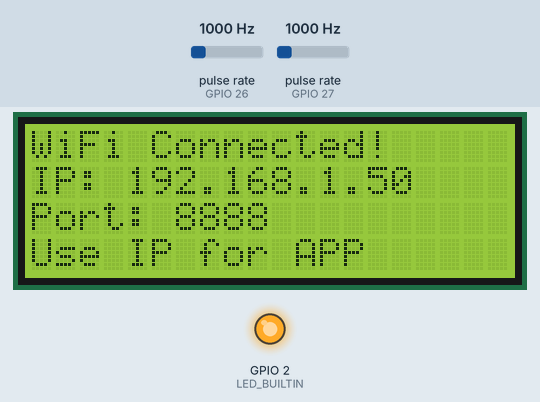
Simulated run of this sketch. Board: ESP32. Parts: 20×4 character LCD, output pins drawn as LEDs (lit = HIGH). Wiring (inferred from the names in the program): 2 × pulse sensor: data GPIO 26 / data GPIO 27. Inputs (shaded band) come from the test bench; at power-on: pulse rate (sensors on GPIO 26, GPIO 27) 1000 Hz. WiFi joins after 1.5 s; servers stay silent unless stated; what the sketch prints to the serial monitor is not drawn.

Above: at 3.3 s.
3.4 s: pulse rate (sensor on GPIO 26) set to 100 Hz
At 5.1 s:
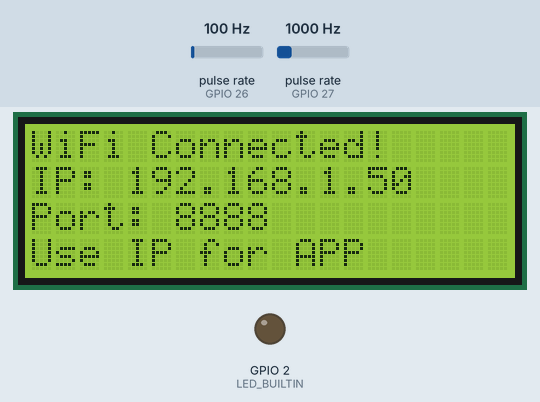
6.4 s: pulse rate (sensor on GPIO 27) set to 3750 Hz
9.4 s: pulse rate (sensor on GPIO 26) set to 1250 Hz
12.4 s: pulse rate (sensor on GPIO 27) set to 4900 Hz
At 13.6 s:
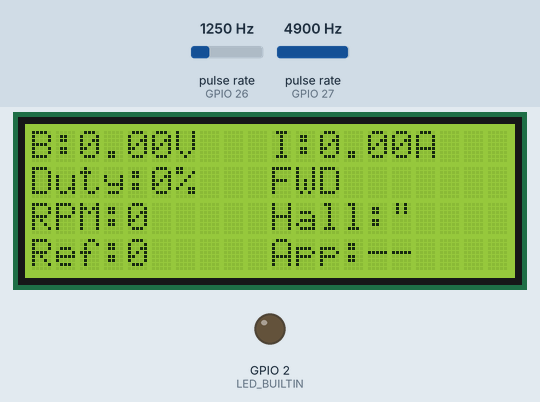
15.4 s: pulse rate (sensor on GPIO 26) set to 2500 Hz
At 16.1 s:
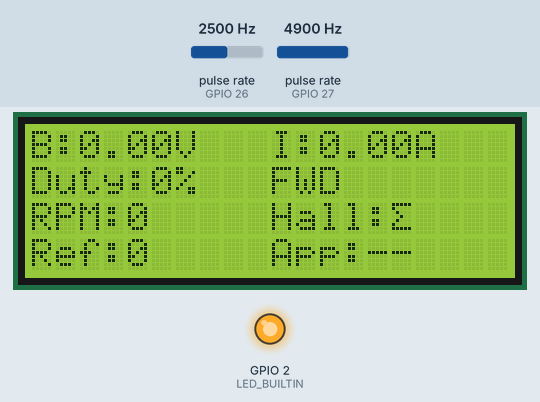
18.4 s: pulse rate (sensor on GPIO 27) set to 100 Hz
At 23.4 s:
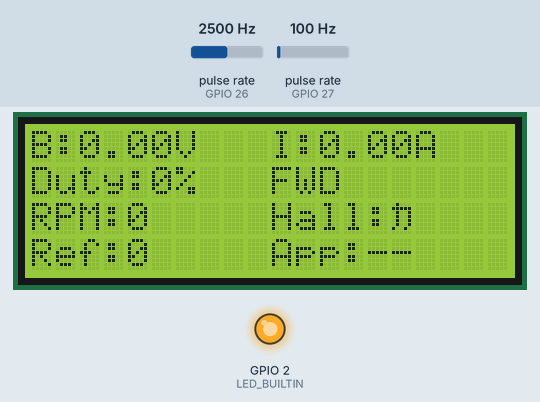
Timing chart, 0 to 25.7 s (numbered marks = the images above; inputs shaded):
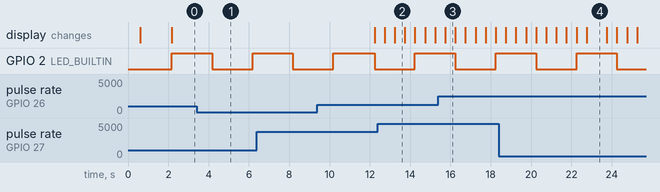

The sketch:

esp32_bridge.ino
```cpp
#include <WiFi.h>
#include <Wire.h>
#include <LiquidCrystal_I2C.h>

// WiFi
#define WIFI_SSID           "PAB"
#define WIFI_PASSWORD       "12345678"
#define TCP_PORT            8888

// UART to VESC
#define VESC_UART_NUM       2
#define VESC_RX_PIN         16
#define VESC_TX_PIN         17
#define VESC_BAUD_RATE      115200
#define VESC_RX_BUFFER_SIZE 2048

// Hall sensor (2 channels)
#define HALL1_PIN           27      // H1: RPM count (rising edge)
#define HALL2_PIN           26      // H2: direction
#define PULSES_PER_REV      2       // 4 poles = 2 pole pairs
#define HALL_DEBOUNCE_US    200
#define HALL_WINDOW_MS      300     // RPM calculation window

#ifndef LED_BUILTIN
#define LED_BUILTIN         2
#endif

// Timing
#define REMOTE_TIMEOUT_MS   3000
#define LCD_UPDATE_MS       500
#define IP_DISPLAY_MS       10000
#define TCP_HEALTH_CHECK_MS 1000
#define DATA_TIMEOUT_MS     50

LiquidCrystal_I2C lcd(0x27, 20, 4);
WiFiServer tcpServer(TCP_PORT);
WiFiClient tcpClient;
HardwareSerial vescUART(VESC_UART_NUM);

bool clientConnected = false;
bool showingIP = false;
unsigned long lastCommandTime = 0;
unsigned long lastLCDupdate = 0;
unsigned long wifiConnectTime = 0;
unsigned long lastTCPHealthCheck = 0;

struct VESCData {
    float voltage = 0.0;
    float current = 0.0;
    float duty = 0.0;
    float rpm_ref = 0.0;
    float rpm_vesc = 0.0;
    float temp_mosfet = 0.0;
    float temp_motor = 0.0;
    unsigned long timestamp = 0;
};
VESCData currentData;
String direction = "FWD";

// Hall sensor state (2-channel quadrature)
volatile uint32_t hallCount = 0;
unsigned long lastHallWindow = 0;
int rpm_hall = 0;

// Direction detection
volatile uint8_t prevCode = 0xFF;    // (H2<<1)|H1, previous
volatile uint8_t lastH1 = 0xFF;      // H1 level, previous
volatile int8_t dirAcc = 0;          // direction accumulator (+FWD / -REV)
int8_t hallDir = 0;                  // -1 REV, 0 STOP, +1 FWD
String hallDirStr = "STOP";

// Quadrature direction lookup table
int8_t dirLUT[4][4] = {
/* prev -> curr:    00  01  10  11 */
 /* 00 */          {  0, +1, -1,  0 },
 /* 01 */          { -1,  0,  0, +1 },
 /* 10 */          { +1,  0,  0, -1 },
 /* 11 */          {  0, -1, +1,  0 }
};

// UART ring buffer
#define UART_RING_SIZE 512
char uartRing[UART_RING_SIZE];
volatile int writeIdx = 0;
volatile int readIdx = 0;

inline void handleHallEdges() {
    static unsigned long last_us = 0;
    unsigned long now = micros();
    if (now - last_us < HALL_DEBOUNCE_US) return;
    last_us = now;

    uint8_t h1 = digitalRead(HALL1_PIN) & 1;
    uint8_t h2 = digitalRead(HALL2_PIN) & 1;
    uint8_t code = (h2 << 1) | h1;

    // RPM count: rising edge of H1
    uint8_t pH1 = lastH1;
    lastH1 = h1;
    if (pH1 != 0xFF && pH1 == 0 && h1 == 1) {
        hallCount++;
    }

    // Direction from quadrature transition
    uint8_t p = prevCode;
    prevCode = code;
    if (p <= 3 && code <= 3 && p != code) {
        int8_t step = dirLUT[p][code]; // +1 FWD, -1 REV, 0 invalid
        if (step != 0) dirAcc += step;
    }
}

void IRAM_ATTR H1_ISR_CHANGE() { handleHallEdges(); }
void IRAM_ATTR H2_ISR_CHANGE() { handleHallEdges(); }

void setup() {
    Serial.begin(115200);
    delay(500);

    Serial.println("\nESP32 VESC Bridge");
    Serial.println("- Non-blocking TCP");
    Serial.println("- Ring buffer UART");
    Serial.println("- 2-channel Hall with direction");
    Serial.println("- Timestamped data");

    pinMode(LED_BUILTIN, OUTPUT);

    lcd.init();
    lcd.backlight();
    lcd.clear();
    lcd.setCursor(2, 0);
    lcd.print("VESC CONTROLLER");
    lcd.setCursor(2, 2);
    lcd.print("Connecting WiFi");
    lcd.setCursor(3, 3);
    lcd.print("Please wait...");

    pinMode(HALL1_PIN, INPUT_PULLUP);
    pinMode(HALL2_PIN, INPUT_PULLUP);

    lastH1   = digitalRead(HALL1_PIN) & 1;
    prevCode = ((digitalRead(HALL2_PIN) & 1) << 1) | (lastH1 & 1);

    attachInterrupt(digitalPinToInterrupt(HALL1_PIN), H1_ISR_CHANGE, CHANGE);
    attachInterrupt(digitalPinToInterrupt(HALL2_PIN), H2_ISR_CHANGE, CHANGE);

    Serial.printf("Hall Sensor: H1=%d H2=%d Pairs=%d Window=%dms\n",
                  HALL1_PIN, HALL2_PIN, PULSES_PER_REV, HALL_WINDOW_MS);

    vescUART.setRxBufferSize(VESC_RX_BUFFER_SIZE);
    vescUART.begin(VESC_BAUD_RATE, SERIAL_8N1, VESC_RX_PIN, VESC_TX_PIN);
    Serial.printf("VESC UART: RX=%d TX=%d @ %d baud (Buffer: %d bytes)\n",
                  VESC_RX_PIN, VESC_TX_PIN, VESC_BAUD_RATE, VESC_RX_BUFFER_SIZE);

    WiFi.mode(WIFI_STA);
    WiFi.begin(WIFI_SSID, WIFI_PASSWORD);

    Serial.print("Connecting to WiFi");
    while (WiFi.status() != WL_CONNECTED) {
        delay(500);
        Serial.print(".");
    }

    Serial.println();
    Serial.printf("Connected! IP: %s:%d\n", WiFi.localIP().toString().c_str(), TCP_PORT);

    lcd.clear();
    lcd.setCursor(0, 0);
    lcd.print("WiFi Connected!");
    lcd.setCursor(0, 1);
    lcd.print("IP: ");
    lcd.print(WiFi.localIP().toString());
    lcd.setCursor(0, 2);
    lcd.print("Port: ");
    lcd.print(TCP_PORT);
    lcd.setCursor(0, 3);
    lcd.print("Use IP for APP");

    wifiConnectTime = millis();
    showingIP = true;

    tcpServer.begin();
    tcpServer.setNoDelay(true);

    lastHallWindow = millis();
}

void loop() {
    unsigned long now = millis();

    if (showingIP && (now - wifiConnectTime > IP_DISPLAY_MS)) {
        showingIP = false;
        lcd.clear();
    }

    handleTCPConnection();
    processUARTData(); // priority: keep the UART ring buffer drained

    if (clientConnected) {
        processTCPCommands();
    }

    calculateHallRPM();

    if (!showingIP && (now - lastLCDupdate > LCD_UPDATE_MS)) {
        updateLCD();
        lastLCDupdate = now;
    }

    static unsigned long lastBlink = 0;
    if (now - lastBlink > (clientConnected ? 500 : 2000)) {
        lastBlink = now;
        digitalWrite(LED_BUILTIN, !digitalRead(LED_BUILTIN));
    }

    yield();
}

void handleTCPConnection() {
    if (!clientConnected) {
        if (tcpServer.hasClient()) {
            tcpClient = tcpServer.available();
            if (tcpClient) {
                clientConnected = true;
                lastCommandTime = millis();
                tcpClient.setNoDelay(true);

                Serial.println("Qt App connected!");
                tcpClient.println("Connected to VESC Bridge");
            }
        }
    } else {
        if (!tcpClient.connected()) {
            Serial.println("Client disconnected");
            tcpClient.stop();
            clientConnected = false;
            vescUART.println("remote off");
            return;
        }

        unsigned long now = millis();
        if (now - lastTCPHealthCheck > TCP_HEALTH_CHECK_MS) {
            lastTCPHealthCheck = now;

            int available = tcpClient.availableForWrite();
            if (available < 256) {
                Serial.printf("WARNING: TCP TX buffer low: %d bytes\n", available);
            }
        }
    }
}

void processUARTData() {
    int available = vescUART.available();
    int processed = 0;

    while (available > 0 && processed < 128) {
        int nextWrite = (writeIdx + 1) % UART_RING_SIZE;
        if (nextWrite == readIdx) break;

        uartRing[writeIdx] = vescUART.read();
        writeIdx = nextWrite;
        available--;
        processed++;
    }

    static String lineBuffer = "";
    static unsigned long lastDataTime = 0;
    lineBuffer.reserve(128);

    while (readIdx != writeIdx) {
        char c = uartRing[readIdx];
        readIdx = (readIdx + 1) % UART_RING_SIZE;

        if (c == '\n') {
            unsigned long now = millis();

            if (parseVESCData(lineBuffer, now)) {
                if (now - lastDataTime >= DATA_TIMEOUT_MS) {
                    sendDataToClient(lineBuffer);
                    lastDataTime = now;
                }
            } else if (clientConnected) {
                tcpClient.println(lineBuffer);
            }

            lineBuffer = "";
        } else if (c != '\r' && lineBuffer.length() < 120) {
            lineBuffer += c;
        }
    }
}

bool parseVESCData(const String& data, unsigned long timestamp) {
    int commaCount = 0;
    for (int i = 0; i < data.length(); i++) {
        if (data[i] == ',') commaCount++;
    }

    if (commaCount != 6) return false;

    int idx[7] = {0};
    int pos = 0;

    for (int i = 0; i < 6; i++) {
        idx[i] = data.indexOf(',', pos);
        if (idx[i] == -1) return false;
        pos = idx[i] + 1;
    }
    idx[6] = data.length();

    currentData.voltage = data.substring(0, idx[0]).toFloat();
    currentData.current = data.substring(idx[0] + 1, idx[1]).toFloat();
    currentData.duty = data.substring(idx[1] + 1, idx[2]).toFloat();
    currentData.rpm_ref = data.substring(idx[2] + 1, idx[3]).toFloat();
    currentData.rpm_vesc = data.substring(idx[3] + 1, idx[4]).toFloat();
    currentData.temp_mosfet = data.substring(idx[4] + 1, idx[5]).toFloat();
    currentData.temp_motor = data.substring(idx[5] + 1, idx[6]).toFloat();
    currentData.timestamp = timestamp;

    direction = (currentData.rpm_ref >= 0) ? "FWD" : "REV";

    return true;
}

void sendDataToClient(const String& data) {
    if (!clientConnected) return;

    int written = tcpClient.print(data);
    tcpClient.print('\n');

    if (written == 0) {
        Serial.println("WARNING: TCP write failed");
    }
}

void processTCPCommands() {
    if (!tcpClient.available()) return;

    String command = tcpClient.readStringUntil('\n');
    command.trim();

    if (command.length() > 0) {
        lastCommandTime = millis();
        vescUART.println(command);

        if (!command.startsWith("setrpm")) {
            Serial.printf("Qt -> VESC: %s\n", command.c_str());
        }
    }
}

void calculateHallRPM() {
    unsigned long now = millis();

    if (now - lastHallWindow >= HALL_WINDOW_MS) {
        lastHallWindow = now;

        noInterrupts();
        uint32_t n = hallCount;
        hallCount = 0;
        int8_t acc = dirAcc;
        dirAcc = 0;
        interrupts();

        int rpmNew = 0;
        if (n > 0) {
            rpmNew = (int)((60.0f * n * 1000.0f) / (PULSES_PER_REV * (float)HALL_WINDOW_MS));
        }

        // Simple exponential smoothing
        rpm_hall = (rpm_hall == 0) ? rpmNew : (int)(rpm_hall * 0.6f + rpmNew * 0.4f);

        // Require |acc| >= 2 before confirming direction, to reject jitter
        if (acc >= 2) {
            hallDir = +1;
            hallDirStr = "FWD";
        } else if (acc <= -2) {
            hallDir = -1;
            hallDirStr = "REV";
        } else if (rpm_hall == 0) {
            hallDir = 0;
            hallDirStr = "STOP";
        }

        if (rpm_hall > 0 || hallDir != 0) {
            Serial.printf("Hall: n=%u rpm=%d acc=%d dir=%s\n",
                         n, rpm_hall, acc, hallDirStr.c_str());
        }
    }
}

void updateLCD() {
    lcd.clear();

    lcd.setCursor(0, 0);
    lcd.print("B:");
    lcd.print(currentData.voltage, 2);
    lcd.print("V");

    lcd.setCursor(10, 0);
    lcd.print("I:");
    lcd.print(abs(currentData.current), 2);
    lcd.print("A");

    lcd.setCursor(0, 2);
    lcd.print("RPM:");
    lcd.print(abs(currentData.rpm_vesc), 0);

    lcd.setCursor(0, 3);
    lcd.print("Ref:");
    lcd.print(abs(currentData.rpm_ref), 0);

    lcd.setCursor(0, 1);
    lcd.print("Duty:");
    lcd.print(abs(currentData.duty * 100), 0);
    lcd.print("%");

    lcd.setCursor(10, 1);
    lcd.print(direction);

    lcd.setCursor(10, 2);
    lcd.print("Hall:");
    lcd.print(rpm_hall, 0);

    lcd.setCursor(10, 3);
    lcd.print(clientConnected ? "App:OK" : "App:--");
}
```

Measured:
- after the input at 12.4 s, the display: first differs from a run without the input after 0.83 s (image 2)
- after the input at 15.4 s, the display: changes after 0.34 s (image 3)
- after the input at 18.4 s, the display: first changes after 0.35 s (image 4 shows a later state)
- what the display in image 2 shows lasts 0.5 s, from 13.2 s to 13.7 s
